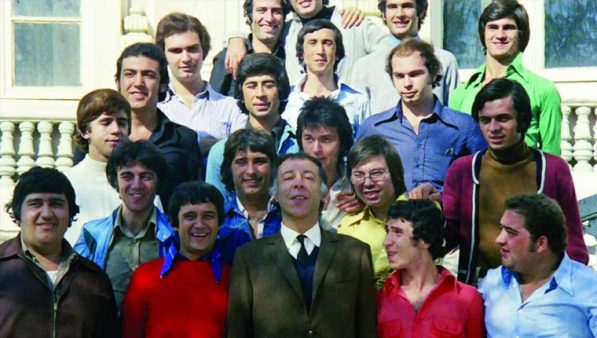
#> input picture 17-creatingRectangle/h.jpg, 597 x 338 px
$ python rec.py
#> lines starting #> are read from the running program, lines starting #| are printed output that depends on the picture; after the words box and inside, x2 and y2 are one past the last pixel; in counts of white or black regions, pixels touching at a corner belong together
"""
Resim içerisinde belli bil bögeyi dikdörtgen içerisine almak istersek yapılması gerekenler şu şekildedir:
Öncelikle oluşturacağımız dikdörtgende sol alt köşeyi bulmalıyız. Bunun x ve y değerini bulmamız gerekiyor.
Önceden işlemleri y x şeklinde yapmıştık. y ile aşağıyı, x ile sağı kontrol ediyorduk. Burada ise sanki
dikdörtgeni çizmişiz gibi düşündüğümüz için x y olarak düşünmeliyiz. X üstü, y solu ifade ediyor. Sonra da sağ üst
köşeyi bulmalıyız. Aynı şekilde x y yi bulmalıyız. Sol altı ve sağ üst köşeyi bulduğumuz zaman aslında dikdörtgeni
oluşturmuş oluyoruz.
Yani burda anlamamız gereken mantık şudur: bir dikdörtgen oluştururken önce sol alt köşesini, daha sonrasında
sağ üst köşesini buluruz.


resim[:,:,0]=255  bu ifade ile 1. ve 2.parametreye bir şey yazmayarak tüm resmi kastettik ve BGR ın 0. değeri olan
Blue tonuna 255 değerini verdik.
resim[50:100,230:310,0]=255 şeklinde köşeli parantez olduğunda ve bunu piksel bazında ayarladığımızda y x
sıralamasında yaparız. 50:100 ile y ekseninde 50 pikselden 100.piksele kadar aşağı gider.
230:310 ile x ekseninde 230.pikselden 310.piksele kadar sağar gider.
"""

import cv2
import numpy as np

resim = cv2.imread("h.jpg")
#> resim is the input picture: shape (338, 597, 3); mean B, G, R 111.1, 112.4, 114.3

#bir resmin içerisinde bir dikdörtgen oluşturup bir alan almak istenmesi durumunda yapılması gerekenler:

cv2.rectangle(resim, (50,100), (150,30), [0,0,255],3)
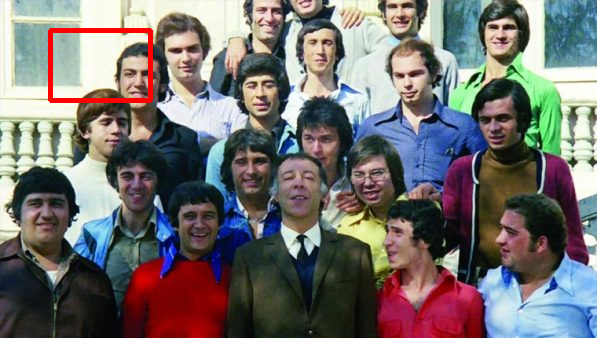
#> resim: shape (338, 597, 3); 0.84% of pixels changed, all inside (x1, y1, x2, y2) = (48, 28, 153, 103)

#cv2.rectangle() ile bir dikdörtgen yapacağımızı belirtiyoruz.
#1.parametre: Hangi resmi kullanacağımızın bilgisidir.
#2.parametre: Sol alt köşeyi x y sıralamasında belirtiriz.
#!!! () içerisinde değerler belirtilir. [] parantez kullansaydık y x sıralaması olurdu. Ama burada () kullanmamız
#gerektiğinden x y sıralamasında değerler yazılır.
#3.parametre: Sağ üst köşeyi x y sıralamasında belirtiriz.
#4.parametre: Çizilecek dikdörtgene renk atanır. [B G R] şeklindedir.
#5.parametre: Çizilecek dikdörtgene kalınlık değeri verilir. 0 ile 9 arasındaki sayılar ile kalınlık değeri
#belirtilir.


cv2.imshow("Hababam Sinifi",resim)

cv2.waitKey(0)
cv2.destroyAllWindows()
